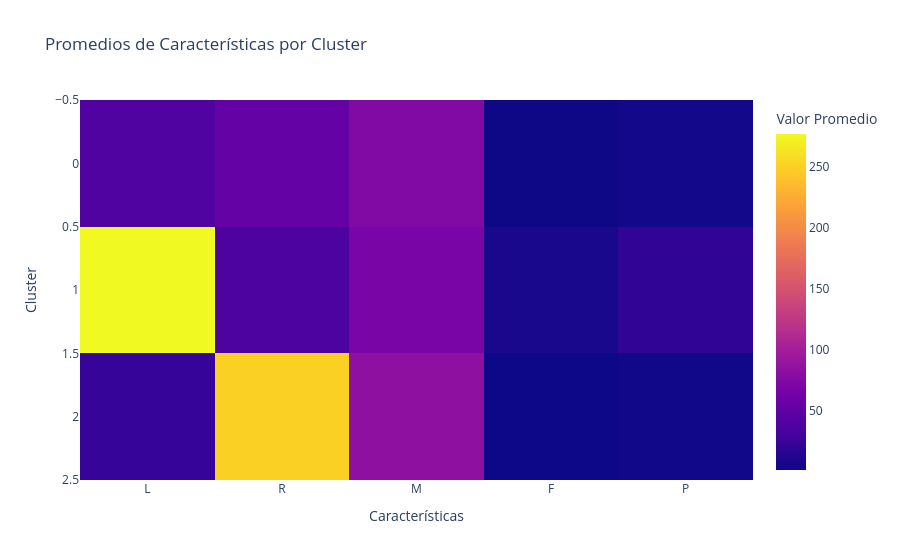

The notebook cell this image was saved under:
### Code cell
# Aquí grafique el Heatmap
# Heatmap de los promedios de cada cluster para cada feature
fig = px.imshow(
    cluster_means,
    labels={"x": "Características", "y": "Cluster", "color": "Valor Promedio"},
    title="Promedios de Características por Cluster",
)
fig.show()

### Figure 1 — Plotly figure (JSON) as saved in the notebook; plotly's stock layout.template omitted (floating-point values rounded to 4 significant figures)
{"data": [{"coloraxis": "coloraxis", "hovertemplate": "Características: %{x}<br>Cluster: %{y}<br>Valor Promedio: %{z}<extra></extra>", "name": "0", "type": "heatmap", "x": ["L", "R", "M", "F", "P"], "xaxis": "x", "y": [0, 1, 2], "yaxis": "y", "z": [[39.24, 53.59, 73.71, 2.114, 5.038], [277.3, 36.32, 68.55, 8.066, 20.53], [23.65, 250.6, 83.35, 1.6, 3.46]]}], "layout": {"coloraxis": {"colorbar": {"title": {"text": "Valor Promedio"}}, "colorscale": [[0, "#0d0887"], [0.1111, "#46039f"], [0.2222, "#7201a8"], [0.3333, "#9c179e"], [0.4444, "#bd3786"], [0.5556, "#d8576b"], [0.6667, "#ed7953"], [0.7778, "#fb9f3a"], [0.8889, "#fdca26"], [1, "#f0f921"]]}, "title": {"text": "Promedios de Características por Cluster"}, "xaxis": {"anchor": "y", "constrain": "domain", "domain": [0, 1], "scaleanchor": "y", "title": {"text": "Características"}}, "yaxis": {"anchor": "x", "autorange": "reversed", "constrain": "domain", "domain": [0, 1], "title": {"text": "Cluster"}}}}
